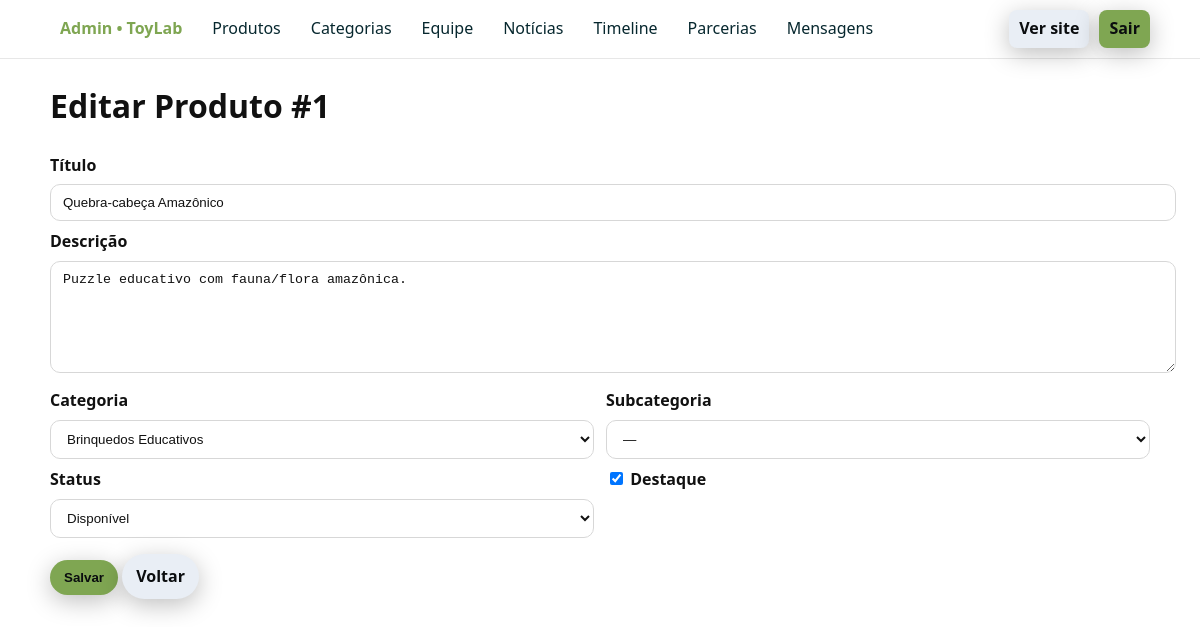
The page /admin/products/edit.php?id=1 (signed in) on the database its author committed.
### tables this page shows
CREATE TABLE IF NOT EXISTS products (
  id INT AUTO_INCREMENT PRIMARY KEY,
  title VARCHAR(200) NOT NULL,
  slug VARCHAR(220) NOT NULL UNIQUE,
  description MEDIUMTEXT NULL,
  category_id INT NOT NULL,
  subcategory_id INT NULL,
  status ENUM('disponivel','em_desenvolvimento') NOT NULL DEFAULT 'disponivel',
  featured TINYINT(1) NOT NULL DEFAULT 0,
  created_at DATETIME NOT NULL,
  updated_at DATETIME NOT NULL,
  INDEX idx_cat (category_id),
  INDEX idx_subcat (subcategory_id),
  CONSTRAINT fk_prod_cat FOREIGN KEY (category_id) REFERENCES categories(id) ON DELETE RESTRICT,
  CONSTRAINT fk_prod_subcat FOREIGN KEY (subcategory_id) REFERENCES categories(id) ON DELETE SET NULL
);

CREATE TABLE IF NOT EXISTS categories (
  id INT AUTO_INCREMENT PRIMARY KEY,
  name VARCHAR(100) NOT NULL,
  parent_id INT NULL,
  CONSTRAINT fk_cat_parent FOREIGN KEY (parent_id) REFERENCES categories(id) ON DELETE SET NULL
);

### config/config.php (called while the page is built, shortened)
<?php
function db(): PDO {
    static $pdo;
    if (!$pdo) {
        $dsn = 'mysql:host=' . DB_HOST . ';dbname=' . DB_NAME . ';charset=utf8mb4';
        $options = [
            PDO::ATTR_ERRMODE            => PDO::ERRMODE_EXCEPTION,
            PDO::ATTR_DEFAULT_FETCH_MODE => PDO::FETCH_ASSOC,
            PDO::ATTR_EMULATE_PREPARES   => false,
        ];
        $pdo = new PDO($dsn, DB_USER, DB_PASS, $options);
    }
    return $pdo;
}
function e(?string $str): string {
    return htmlspecialchars((string)$str, ENT_QUOTES | ENT_SUBSTITUTE, 'UTF-8');
}
function base_url_root(): string {
    $doc = rtrim(str_replace('\\','/', $_SERVER['DOCUMENT_ROOT'] ?? ''), '/');
    $root = str_replace('\\','/', BASE_PATH);
    $url  = str_replace($doc, '', $root);
    return $url ?: '';
}
function base_url(string $path = ''): string {
    return base_url_root() . ($path ? '/' . ltrim($path, '/') : '');
}

### config/functions.php (called while the page is built, shortened)
<?php
require_once __DIR__ . '/config.php';
function q(string $sql, array $params = []): PDOStatement {
    $stmt = db()->prepare($sql);
    $stmt->execute($params);
    return $stmt;
}
function fetch_all(string $sql, array $params = []): array {
    return q($sql, $params)->fetchAll(PDO::FETCH_ASSOC);
}
function fetch_one(string $sql, array $params = []): ?array {
    $row = q($sql, $params)->fetch(PDO::FETCH_ASSOC);
    return $row === false ? null : $row;
}
function get_top_categories(): array {
    return fetch_all("SELECT id, name FROM categories WHERE parent_id IS NULL ORDER BY name ASC");
}

### admin/products/edit.php (the view, shortened to what this page needs)
<?php
require_once BASE_PATH . '/config/functions.php';
require_once __DIR__ . '/../partials/header.php';
$id = (int)($_GET['id'] ?? 0);
$p = fetch_one("SELECT * FROM products WHERE id = ?", [$id]);
$cats    = get_top_categories();
?>
<h1 class="fade-in">Editar Produto #<?= (int)$id ?></h1>
<form method="post" class="fade-in">
  <label for="title">Título</label>
  <input class="input" id="title" name="title" required value="<?= e($_POST['title'] ?? $p['title']) ?>">
  <label for="description">Descrição</label>
  <textarea class="input" id="description" name="description" rows="6"><?= e($_POST['description'] ?? $p['description']) ?></textarea>
  <div class="form-row">
    <div>
      <label for="category_id">Categoria</label>
      <select id="category_id" name="category_id" required>
        <?php foreach ($cats as $c): ?>
          <option value="<?= (int)$c['id'] ?>" <?= ((int)($_POST['category_id'] ?? $p['category_id']) === (int)$c['id']) ? 'selected' : '' ?>>
            <?= e($c['name']) ?>
          </option>
        <?php endforeach; ?>
      </select>
    </div>
    <div>
      <label for="subcategory_id">Subcategoria</label>
      <select id="subcategory_id" name="subcategory_id">
        <option value="">—</option>
      </select>
    </div>
  </div>
  <div class="form-row">
    <div>
      <label for="status">Status</label>
      <select id="status" name="status">
        <option value="disponivel" <?= ($_POST['status'] ?? $p['status']) === 'disponivel' ? 'selected' : '' ?>>Disponível</option>
      </select>
    </div>
    <div>
      <label><input type="checkbox" name="featured" value="1" <?= !empty($_POST) ? (!empty($_POST['featured'])?'checked':'') : ($p['featured']?'checked':'') ?>> Destaque</label>
    </div>
  </div>
  <p>
    <button class="btn" type="submit">Salvar</button>
    <a class="btn secondary" href="<?= e(base_url('admin/products/list.php')) ?>">Voltar</a>
  </p>
</form>
<?php require_once __DIR__ . '/../partials/footer.php'; ?>

### public/css/styles.css (style rules this page uses)
:root { --bg: #0b0d0f; --bg-soft: #12161a; --text: #e4e8ee; --muted: #aeb7c3; --brand: #7fa652; --brand-2: #06272e; --card: #101418; --card-border: #1e242b; --focus: #ffd166; --danger: #e74c3c; --ok: #2ecc71; --radius: 16px; --shadow: 0 6px 24px rgba(0,0,0,.25); --transition: .2s ease; }
html { color-scheme: dark light; }
html, body { margin:0; padding:0; }
body { font: 400 16px/1.6 system-ui, -apple-system, Segoe UI, Roboto, Ubuntu, Cantarell, Noto Sans, Arial, "Apple Color Emoji","Segoe UI Emoji"; background:#ffffff; color:#111; }
a { color: var(--brand-2); text-decoration: none; }
.btn { display:inline-flex; align-items:center; gap:8px; background: var(--brand); color:#0a0d0f; border:none; padding:10px 14px; border-radius: 999px; cursor:pointer; font-weight:600; box-shadow: var(--shadow); transition: transform var(--transition), background var(--transition); }
.input, select, textarea { width:100%; padding:10px 12px; border-radius:10px; border:1px solid #d7d7d7; background:#fff; color:#111; }
label { display:block; font-weight:600; margin:8px 0 6px; }
.form-row { display:grid; gap:12px; grid-template-columns: 1fr 1fr; }
.form-row > *:first-child { grid-column: span 1; }
.fade-in { animation: fadin .25s ease both; }

### admin/partials/header.php (style rules this page uses)
.btn.secondary { background:#e9eef5;color:#0b0d0f }

### rows shown on the page
products: title "Quebra-cabeça Amazônico", description "Puzzle educativo com fauna/flora amazônica.", category_id "Brinquedos Educativos", status "Disponível", featured "☑"

### other values the page prints
$id "1"
